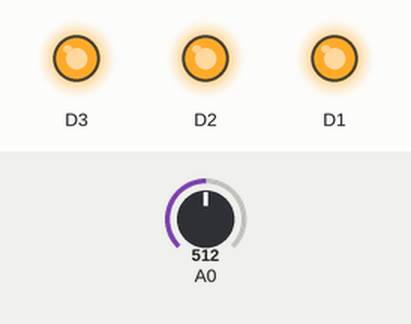
Recording of a sketch running on a simulated ESP8266 (NodeMCU). On the bench: output pins drawn as LEDs (lit = HIGH). The inputs (shaded band) are chosen by the test bench; at power-on: A0 = 512.

Above: at 1.2 s.
1.3 s: A0 set to 122
At 1.7 s:
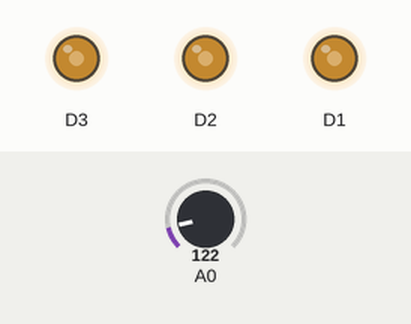
2.8 s: A0 set to 0
At 4.0 s:
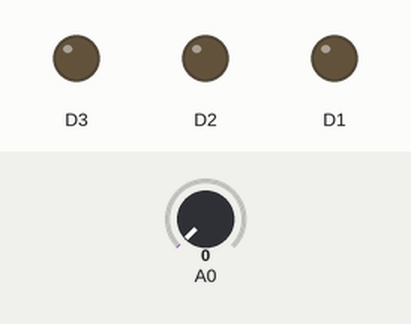
4.3 s: A0 set to 306
At 5.2 s:
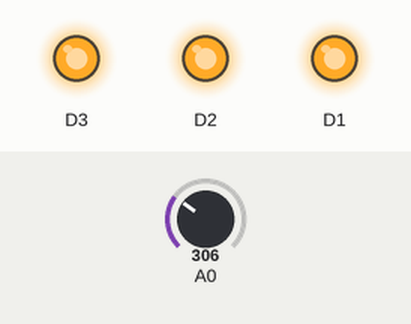
Timing chart, 0 to 7.3 s (numbered marks = the images above; inputs shaded):
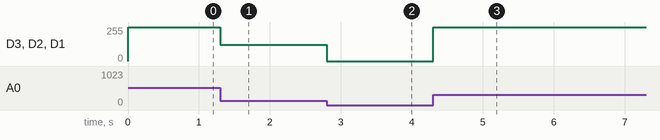

Measured:
- after the input at 1.3 s, D3, D2, D1: 255/255 → 122/255 at once
- after the input at 2.8 s, D3, D2, D1: 122/255 → 0/255 at once
- after the input at 4.3 s, D3, D2, D1: 0/255 → 255/255 at once

The sketch:

digitalRead_dimmer.ino
```cpp
// the setup function runs once when you press reset or power the board
void setup() {
  // insert initialization here}// the loop function runs over and over again, forevervoidloop(){// insert program logic here}

pinMode(D1,OUTPUT);
pinMode(D2,OUTPUT);
pinMode(D3,OUTPUT);

analogWrite(D1,1000);
analogWrite(D2,500);
analogWrite(D3,100);


}

void loop() {

int inputValue = analogRead(A0);


  analogWrite(D1, inputValue);
  analogWrite(D2, inputValue);
  analogWrite(D3, inputValue);


}
```
